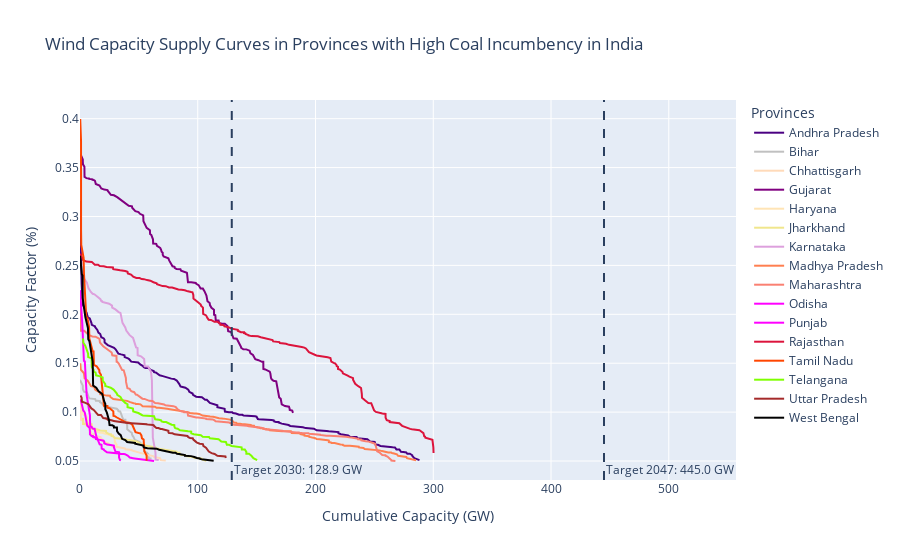

Here is the notebook cell this chart was saved with:
### Markdown cell above
### Wind

### Code cell
high_wind_dfs = batch_figures(combine_wind_high, 'wind', 'High', wind_t_30, wind_t_47, state_legend, grid=True)
